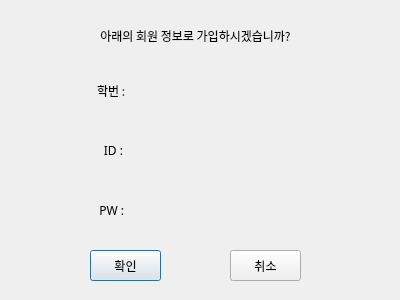
<?xml version="1.0" encoding="UTF-8"?>
<ui version="4.0">
 <class>error2</class>
 <widget class="QDialog" name="error2">
  <property name="geometry">
   <rect>
    <x>0</x>
    <y>0</y>
    <width>400</width>
    <height>300</height>
   </rect>
  </property>
  <property name="windowTitle">
   <string>Dialog</string>
  </property>
  <widget class="QLabel" name="label">
   <property name="geometry">
    <rect>
     <x>20</x>
     <y>20</y>
     <width>351</width>
     <height>31</height>
    </rect>
   </property>
   <property name="font">
    <font>
     <family>HY견고딕</family>
    </font>
   </property>
   <property name="text">
    <string>아래의 회원 정보로 가입하시겠습니까?</string>
   </property>
   <property name="alignment">
    <set>Qt::AlignCenter</set>
   </property>
  </widget>
  <widget class="QPushButton" name="okay">
   <property name="geometry">
    <rect>
     <x>90</x>
     <y>250</y>
     <width>71</width>
     <height>31</height>
    </rect>
   </property>
   <property name="font">
    <font>
     <family>HY견고딕</family>
    </font>
   </property>
   <property name="text">
    <string>확인</string>
   </property>
  </widget>
  <widget class="QWidget" name="horizontalLayoutWidget_3">
   <property name="geometry">
    <rect>
     <x>40</x>
     <y>130</y>
     <width>311</width>
     <height>41</height>
    </rect>
   </property>
   <layout class="QHBoxLayout" name="horizontalLayout_3">
    <item>
     <widget class="QLabel" name="label_4">
      <property name="font">
       <font>
        <family>HY견고딕</family>
       </font>
      </property>
      <property name="text">
       <string>    ID :      </string>
      </property>
      <property name="alignment">
       <set>Qt::AlignCenter</set>
      </property>
     </widget>
    </item>
    <item>
     <widget class="QLabel" name="CurrentID">
      <property name="font">
       <font>
        <family>HY견고딕</family>
       </font>
      </property>
      <property name="text">
       <string/>
      </property>
     </widget>
    </item>
   </layout>
  </widget>
  <widget class="QWidget" name="horizontalLayoutWidget_2">
   <property name="geometry">
    <rect>
     <x>40</x>
     <y>70</y>
     <width>311</width>
     <height>41</height>
    </rect>
   </property>
   <layout class="QHBoxLayout" name="horizontalLayout_2">
    <item>
     <widget class="QLabel" name="label_3">
      <property name="font">
       <font>
        <family>HY견고딕</family>
       </font>
      </property>
      <property name="text">
       <string>  학번 :      </string>
      </property>
      <property name="alignment">
       <set>Qt::AlignCenter</set>
      </property>
     </widget>
    </item>
    <item>
     <widget class="QLabel" name="CurrentReg">
      <property name="font">
       <font>
        <family>HY견고딕</family>
       </font>
      </property>
      <property name="text">
       <string/>
      </property>
     </widget>
    </item>
   </layout>
  </widget>
  <widget class="QPushButton" name="cancel">
   <property name="geometry">
    <rect>
     <x>230</x>
     <y>250</y>
     <width>71</width>
     <height>31</height>
    </rect>
   </property>
   <property name="font">
    <font>
     <family>HY견고딕</family>
    </font>
   </property>
   <property name="text">
    <string>취소</string>
   </property>
  </widget>
  <widget class="QWidget" name="horizontalLayoutWidget_4">
   <property name="geometry">
    <rect>
     <x>40</x>
     <y>190</y>
     <width>311</width>
     <height>41</height>
    </rect>
   </property>
   <layout class="QHBoxLayout" name="horizontalLayout_4">
    <item>
     <widget class="QLabel" name="label_5">
      <property name="font">
       <font>
        <family>HY견고딕</family>
       </font>
      </property>
      <property name="text">
       <string>   PW :      </string>
      </property>
      <property name="alignment">
       <set>Qt::AlignCenter</set>
      </property>
     </widget>
    </item>
    <item>
     <widget class="QLabel" name="CurrentPW">
      <property name="font">
       <font>
        <family>HY견고딕</family>
       </font>
      </property>
      <property name="text">
       <string/>
      </property>
     </widget>
    </item>
   </layout>
  </widget>
 </widget>
 <resources/>
 <connections/>
</ui>
